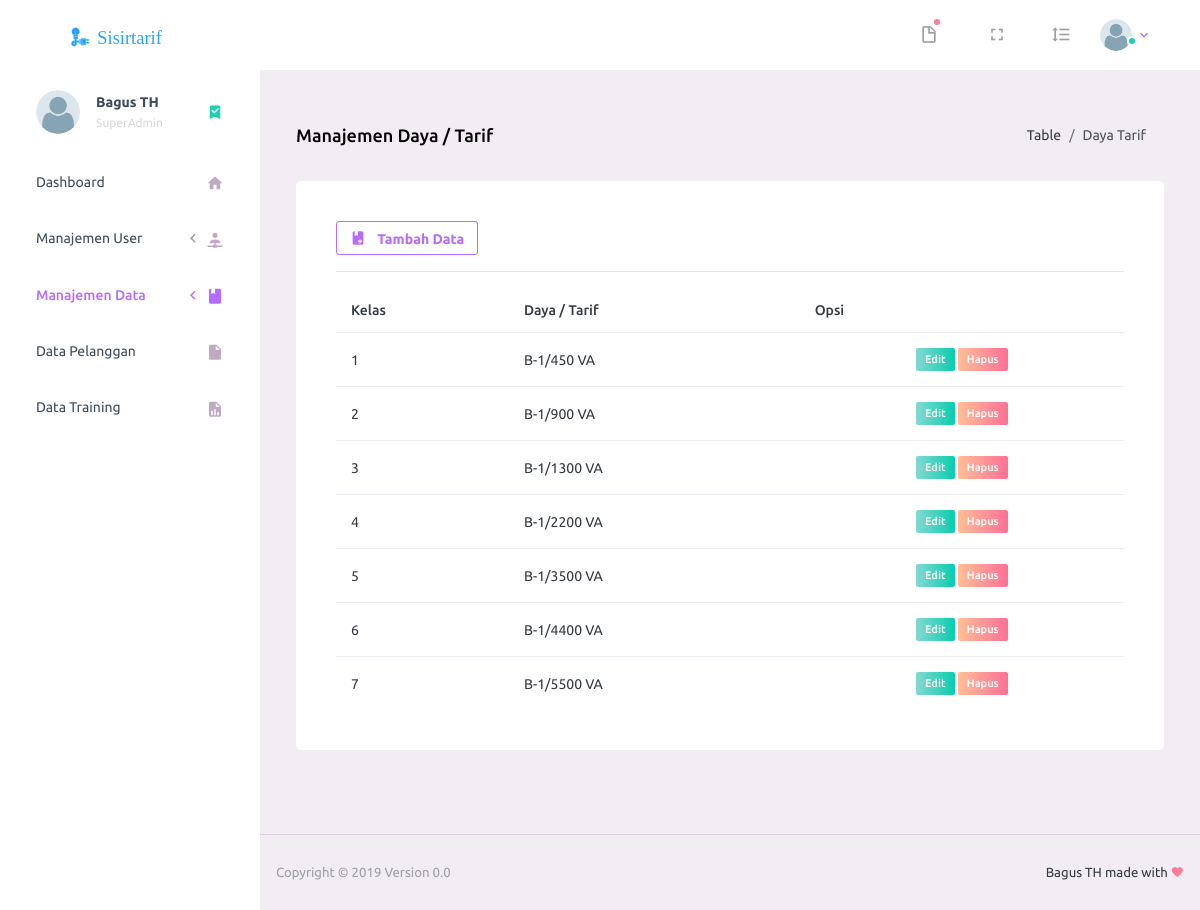
The app's page /?page=data_tarif_daya (signed in) with its own data.
### tables this page shows
CREATE TABLE `user` (
  `nik` int(11) NOT NULL,
  `nama_lengkap` varchar(100) NOT NULL,
  `email` varchar(50) NOT NULL,
  `no_telp` varchar(20) NOT NULL,
  `jenis_kelamin` enum('Pria','Wanita') NOT NULL,
  `alamat` text NOT NULL,
  `gambar` varchar(100) NOT NULL,
  `username` varchar(100) NOT NULL,
  `password` varchar(100) NOT NULL,
  `pass` varchar(100) NOT NULL,
  `hak_akses` enum('SuperAdmin','Admin','Karyawan') NOT NULL,
  `status` enum('Aktif','Tidak Aktif') NOT NULL,
  `tgl_buat` varchar(50) NOT NULL
);

CREATE TABLE `data_daya_tarif` (
  `id_ddt` int(11) NOT NULL,
  `id_daya_tarif` int(11) NOT NULL,
  `daya_tarif` varchar(50) NOT NULL
);

### inc/data_tarif_daya.php (the view, shortened to what this page needs)
<?php
$sql_daya_tarif = mysqli_query($db, "SELECT * FROM data_daya_tarif ") or die ($db->error);
?>
<?php if (@$_GET['action'] == ''): ?>
  <div class="content-wrapper">
    <div class="page-header">
      <h3 class="page-title">
        Manajemen Daya / Tarif
      </h3>
      <nav aria-label="breadcrumb">
        <ol class="breadcrumb">
          <li class="breadcrumb-item">Table</li>
          <li class="breadcrumb-item active" aria-current="page">Daya Tarif</li>
        </ol>
      </nav>
    </div>
    <div class="row">
      <div class="col-12 grid-margin">
        <div class="card">
          <div class="card-body">
            <a href="?page=data_tarif_daya&action=tambah_tarif_daya" class="btn btn-outline-primary btn-icon-text btn-sm">
              <i class="mdi mdi mdi-book-plus btn-icon-prepend"></i>
              Tambah Data
            </a>
            <hr>
            <div class="table-responsive ">
              <table class="table" id="myTable">
                <thead>
                  <tr>
                    <th>Kelas</th>
                    <th>Daya / Tarif</th>
                    <th>Opsi</th>
                  </tr>
                </thead>
                <tbody>
                  <?php while($data_daya_tarif = mysqli_fetch_array($sql_daya_tarif)) { ?>
                    <tr>
                      <td><?= $data_daya_tarif['id_daya_tarif']; ?></td>
                      <td><?= $data_daya_tarif['daya_tarif']; ?></td>
                      <td align="center">
                        <a href="?page=data_tarif_daya&action=edit_tarif_daya&id_ddt=<?= $data_daya_tarif['id_ddt']; ?>" class="badge badge-gradient-success" style="text-decoration: none;">Edit</a>
                        <a href="?page=data_tarif_daya&action=hapus_tarif_daya&id_ddt=<?php echo $data_daya_tarif['id_ddt']; ?>" class="badge badge-gradient-danger tombol-hapus" style="text-decoration: none;">Hapus</a>
                      </td>
                    </tr>
                  <?php } ?>
                </tbody>
              </table>
            </div>
          </div>
        </div>
      </div>
    </div>
  </div>
<?php endif; ?>

### index.php (shortened to what this page needs)
<?php
include "+koneksi.php";
if(@$_SESSION['superadmin'] || @$_SESSION['admin'] || @$_SESSION['karyawan']) {
  ?>
  <!DOCTYPE html>
  <html lang="en">
  <head>
    <link rel="stylesheet" href="vendors/iconfonts/mdi/css/materialdesignicons.min.css">
    <link rel="stylesheet" href="vendors/css/vendor.bundle.base.css">
    <link rel="stylesheet" href="css/style.css">
    <link rel="stylesheet" type="text/css" href="https://cdn.datatables.net/v/bs4/dt-1.10.18/datatables.min.css"/>
  </head>
  <?php
  if(@$_SESSION['superadmin']) {
    $sql_terlogin = mysqli_query($db, "SELECT * FROM user WHERE nik = '$_SESSION[superadmin]' ") or die ($db->error);
    $data_terlogin = mysqli_fetch_array($sql_terlogin);
  } elseif (@$_SESSION['admin']) {
    $sql_terlogin = mysqli_query($db, "SELECT * FROM user WHERE nik = '$_SESSION[admin]' ") or die ($db->error);
    $data_terlogin = mysqli_fetch_array($sql_terlogin);
  } else {
    $sql_terlogin = mysqli_query($db, "SELECT * FROM user WHERE nik = '$_SESSION[karyawan]' ") or die ($db->error);
    $data_terlogin = mysqli_fetch_array($sql_terlogin);
  }
  ?>
  <body>
    <div class="container-scroller">
      <nav class="navbar default-layout-navbar col-lg-12 col-12 p-0 fixed-top d-flex flex-row">
        <div class="text-center navbar-brand-wrapper d-flex align-items-center justify-content-center">
          <a class="navbar-brand brand-logo" href="./"><img src="images/logo.svg" alt="logo"/></a>
        </div>
        <div class="navbar-menu-wrapper d-flex align-items-stretch">
          <ul class="navbar-nav navbar-nav-right">
            <?php if ($data_terlogin['hak_akses'] != 'Karyawan'): ?>
              <?php
              $sql_notif = mysqli_query($db, "SELECT * FROM pelanggan JOIN user ON pelanggan.nik = user.nik WHERE hits = '1' LIMIT 5 ");
              ?>
              <li class="nav-item dropdown">
                <a class="nav-link count-indicator dropdown-toggle" id="messageDropdown" data-toggle="dropdown" aria-expanded="false">
                  <i class="mdi mdi-file-outline"></i>
                  <?php
                  if (mysqli_num_rows($sql_notif) > 0) {
                    ?>
                    <span class="count-symbol bg-warning"></span>
                    <div class="dropdown-menu dropdown-menu-right navbar-dropdown preview-list" aria-labelledby="messageDropdown">
                      <h6 class="p-1 mb-0">Data Masuk</h6>
                      <?php
                    } else { ?>
                      <span class="count-symbol bg-danger"></span>
                        <?php
                      }
                      ?>
                    </a>
                  </div>
              <?php endif ?>
              <li class="nav-item d-none d-lg-block full-screen-link">
                <a class="nav-link">
                  <i class="mdi mdi-fullscreen" id="fullscreen-button"></i>
                </a>
              </li>
              <li class="nav-item nav-settings d-none d-lg-block">
                <a class="nav-link" href="#">
                  <i class="mdi mdi-format-line-spacing"></i>
                </a>
              </li>
              <li class="nav-item nav-profile dropdown">
                <a class="nav-link dropdown-toggle" id="profileDropdown" href="#" data-toggle="dropdown" aria-expanded="false">
                  <div class="nav-profile-img">
                    <img src="images/foto/<?= ucfirst($data_terlogin['gambar']); ?>" alt="image">
                    <span class="availability-status online"></span>
                  </div>
                </a>
              </li>
          </div>
        <div class="container-fluid page-body-wrapper">
          <nav class="sidebar sidebar-offcanvas" id="sidebar">
            <ul class="nav">
              <li class="nav-item nav-profile">
                <a href="?page=users_detail" class="nav-link">
                  <div class="nav-profile-image">
                    <img src="images/foto/<?= ucfirst($data_terlogin['gambar']); ?>" alt="profile">
                  </div>
                  <div class="nav-profile-text d-flex flex-column">
                    <span class="font-weight-bold mb-2"><?php echo ucfirst($data_terlogin['nama_lengkap']); ?></span>
                    <span class="text-secondary text-small"><?php echo ucfirst($data_terlogin['hak_akses']); ?></span>
                  </div>
                  <i class="mdi mdi-bookmark-check text-success nav-profile-badge"></i>
                </a>
              </li>
              <li class="nav-item <?php if(@$_GET['page'] == '') { echo 'active'; } ?>">
                <a class="nav-link" href="./">
                  <span class="menu-title">Dashboard</span>
                  <i class="mdi mdi-home menu-icon"></i>
                </a>
              </li>
              <?php if ($data_terlogin['hak_akses'] != 'Karyawan'): ?>
                <li class="nav-item <?php if(@$_GET['page'] == 'user_admin') { echo 'active'; } elseif(@$_GET['page'] == 'user_karyawan') { echo 'active'; }  ?>">
                  <a class="nav-link" data-toggle="collapse" href="#ui-basic" aria-expanded="false" aria-controls="ui-basic">
                    <span class="menu-title">Manajemen User</span>
                    <i class="menu-arrow"></i>
                    <i class="mdi mdi-account-network menu-icon"></i>
                  </a>
                        </li>
                        <li class="nav-item <?php if(@$_GET['page'] == 'data_tarif_daya') { echo 'active'; } elseif(@$_GET['page'] == 'data_peruntukan_persil') { echo 'active'; }  ?>">
                          <a class="nav-link" data-toggle="collapse" href="#ui-basic1" aria-expanded="false" aria-controls="ui-basic">
                            <span class="menu-title">Manajemen Data</span>
                            <i class="menu-arrow"></i>
                            <i class="mdi mdi-book menu-icon"></i>
                          </a>
                            </li>
                          <?php endif ?>
                          <li class="nav-item <?php if(@$_GET['page'] == 'data_pelanggan') { echo 'active'; } ?>">
                            <a class="nav-link" href="?page=data_pelanggan">
                              <span class="menu-title">Data Pelanggan</span>
                              <i class="mdi mdi-file menu-icon"></i>
                            </a>
                          </li>
                          <?php if ($data_terlogin['hak_akses'] == 'SuperAdmin'): ?>
                            <li class="nav-item <?php if(@$_GET['page'] == 'data_training') { echo 'active'; } ?>">
                              <a class="nav-link" href="?page=data_training">
                                <span class="menu-title">Data Training</span>
                                <i class="mdi mdi-file-chart menu-icon"></i>
                              </a>
                            </li>
                          <?php endif ?>
                        </ul>
                      </nav>
                      <div class="main-panel">
                       <?php
                       if(@$_GET['page'] == '') {
                        include "inc/dashboard.php";
                      } else if(@$_GET['page'] == 'user_admin') {
                        include "inc/user_admin.php";
                      } else if(@$_GET['page'] == 'user_karyawan') {
                        include "inc/user_karyawan.php";
                      } else if(@$_GET['page'] == 'users_detail') {
                        include "inc/users_detail.php";
                      } else if(@$_GET['page'] == 'user_detail') {
                        include "inc/user_detail.php";
                      } else if(@$_GET['page'] == 'data_tarif_daya') {
                        include "inc/data_tarif_daya.php";
                      } else if(@$_GET['page'] == 'data_peruntukan_persil') {
                        include "inc/data_peruntukan_persil.php";
                      } else if(@$_GET['page'] == 'data_pelanggan') {
                        include "inc/data_pelanggan.php";
                      } else if(@$_GET['page'] == 'data_pelanggan_manajemen') {
                        include "inc/data_pelanggan_manajemen.php";
                      } else if(@$_GET['page'] == 'data_pelanggan_detail') {
                        include "inc/data_pelanggan_detail.php";
                      } else if(@$_GET['page'] == 'data_pelanggan_proses') {
                        include "inc/data_pelanggan_proses.php";
                      } else if(@$_GET['page'] == 'data_training') {
                        include "inc/data_training.php";
                      } else if(@$_GET['page'] == 'manajemen_alat') {
                        include "inc/manajemen_alat.php";
                      } else {
                        include "inc/error-404.php";
                      } ?>
                      <footer class="footer">
                        <div class="d-sm-flex justify-content-center justify-content-sm-between">
                          <span class="text-muted text-center text-sm-left d-block d-sm-inline-block">Copyright © 2019 Version 0.0</span>
                          <span class="float-none float-sm-right d-block mt-1 mt-sm-0 text-center">Bagus TH made with <i class="mdi mdi-heart text-danger"></i></span>
                        </div>
                      </footer>
                    </div>
                  </div>
              </body>
              </html>
              <?php
            } else {
              include "login.php";
            }
            ?>

### records on screen
user: nama_lengkap "Bagus TH", hak_akses "SuperAdmin"
data_daya_tarif: id_daya_tarif "1", daya_tarif "B-1/450 VA"
data_daya_tarif: id_daya_tarif "2", daya_tarif "B-1/900 VA"
data_daya_tarif: id_daya_tarif "3", daya_tarif "B-1/1300 VA"
data_daya_tarif: id_daya_tarif "4", daya_tarif "B-1/2200 VA"
data_daya_tarif: id_daya_tarif "5", daya_tarif "B-1/3500 VA"
data_daya_tarif: id_daya_tarif "6", daya_tarif "B-1/4400 VA"
data_daya_tarif: id_daya_tarif "7", daya_tarif "B-1/5500 VA"
